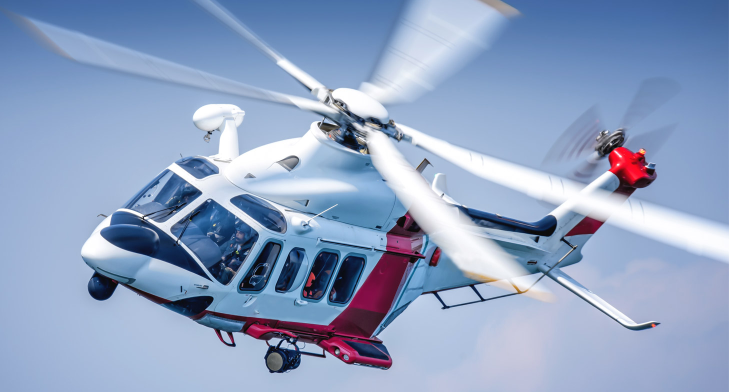
//> input picture opencv_tut/helc.jpg, 1458 x 784 px (shown at 1/2 size)
$ ./first   (built with g++ and OpenCV 4)
//> lines starting //> are read from the running program, lines starting //| are printed output that depends on the picture
#include<opencv2/opencv.hpp>
#include<iostream>
using namespace std;
using namespace cv;

int main(){

    string img_name = "helc.jpg";
    Mat image; Mat dst; Mat gray; Mat br;
    image = imread(img_name);
//> image is the input picture: 784 rows x 1458 cols, CV_8UC3; mean B, G, R 194, 161.5, 142.7
    resize(image, dst, Size(), 0.5, 0.5);
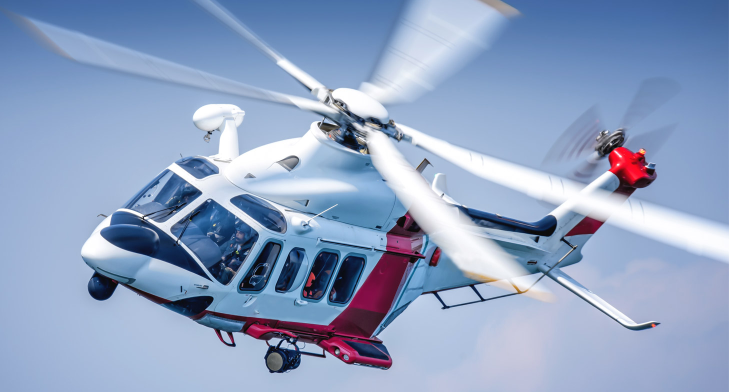
//> dst: 392 rows x 729 cols, CV_8UC3; mean B, G, R 194.1, 161.6, 142.8
    cvtColor(dst, gray, cv::COLOR_BGR2GRAY);
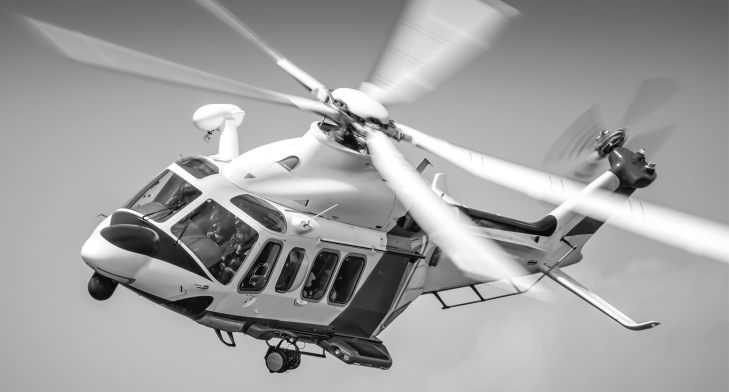
//> gray: 392 rows x 729 cols, CV_8UC1; min 9, max 255, mean 159.7
    GaussianBlur(gray, br,cv::Size(101,101), 3,3, 4);
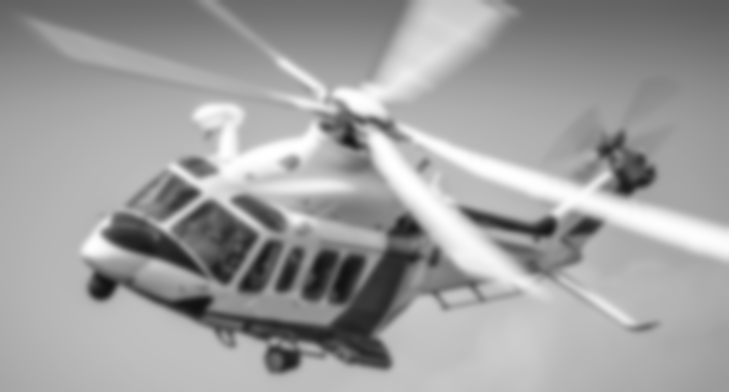
//> br: 392 rows x 729 cols, CV_8UC1; min 17, max 255, mean 159.7
    //medianBlur(gray,br,7);
    //TODOadaptiveThreshold(gray, br, 0,255, );
    imshow("output", br);

    waitKey(0);
    destroyAllWindows();
}
